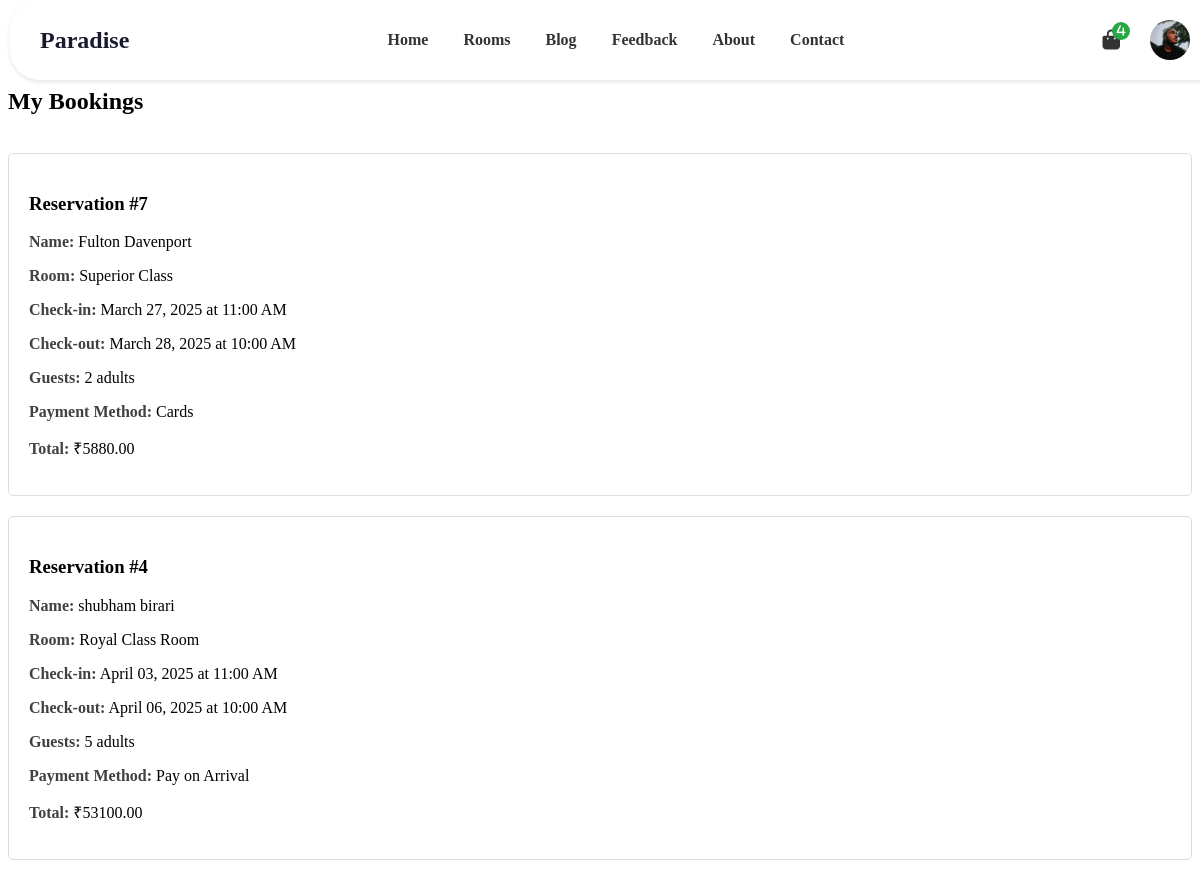
/my-bookings/ (signed in, upper part), run on an earlier commit of the app's database.
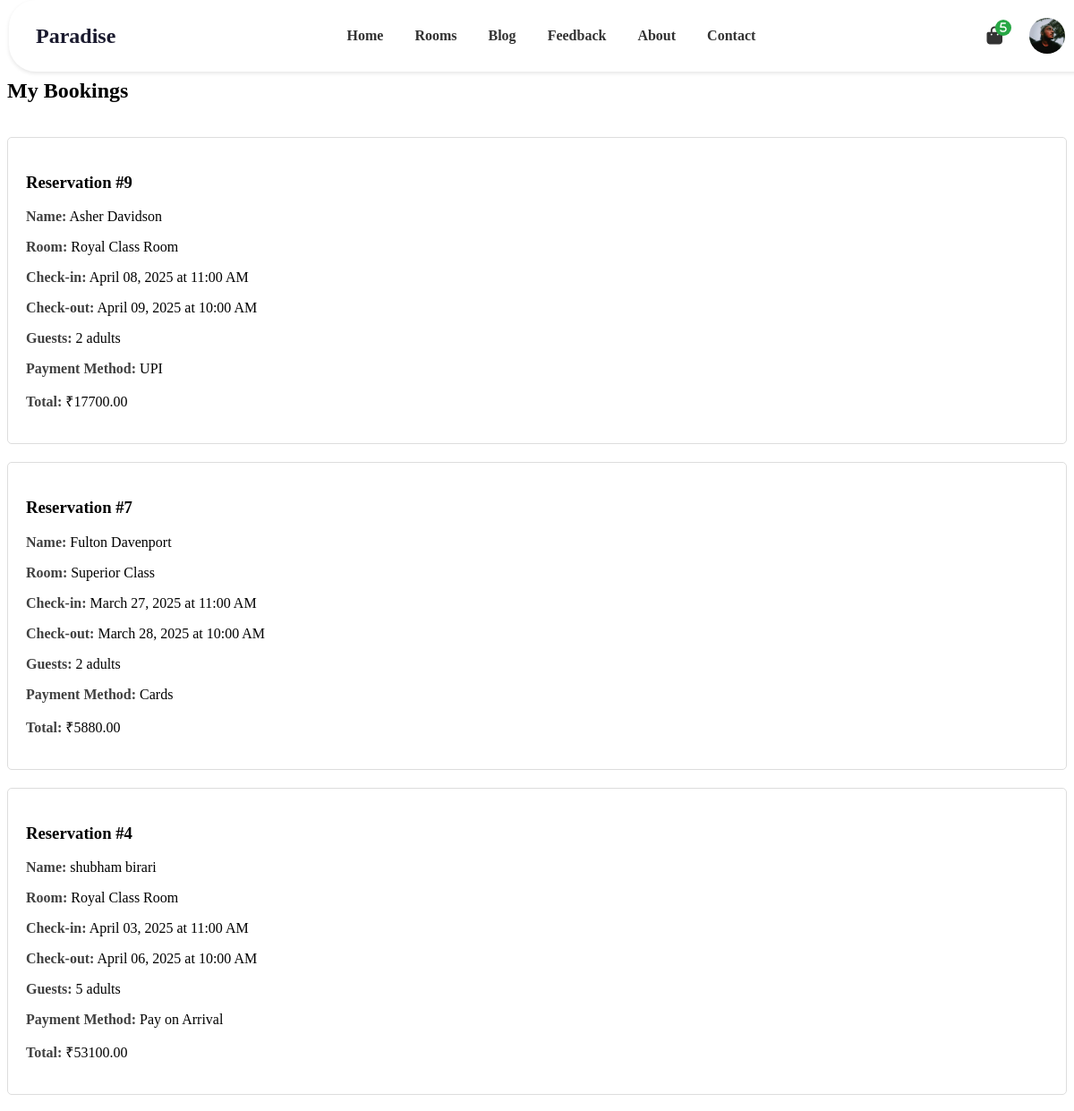
And on a later commit of the database.
### accounts/models.py (models this page shows, shortened)
class Profile(models.Model):
    user = models.OneToOneField(User, on_delete=models.CASCADE)
    phone_number = models.CharField(max_length=10, blank=True, null=True)
    profile_picture = models.ImageField(upload_to='profile_pics/', blank=True, null=True)

### rooms/models.py (models this page shows, shortened)
class Reservation(models.Model):
    room = models.ForeignKey(Room, on_delete=models.CASCADE)
    check_in_date = models.DateField()
    check_out_date = models.DateField()
    adults = models.PositiveIntegerField()
    created_at = models.DateTimeField(auto_now_add=True)
    user = models.ForeignKey(User, on_delete=models.SET_NULL, null=True, blank=True)
    first_name = models.CharField(max_length=100, null=True, blank=True)
    last_name = models.CharField(max_length=100, null=True, blank=True)
    email = models.EmailField(null=True, blank=True)
    phone = models.CharField(max_length=15, null=True, blank=True)
    address = models.CharField(max_length=200 ,null=True, blank=True)
    city = models.CharField(max_length=100, null=True, blank=True)
    state = models.CharField(max_length=100, null=True, blank=True)
    postcode = models.CharField(max_length=20, null=True, blank=True)
    adhar_id = models.CharField(max_length=20, null=True, blank=True)
    note = models.TextField(blank=True)  # Already optional
    payment_method = models.CharField(
        max_length=20,
        choices=[('pay_on_arrival', 'Pay on Arrival'), ('upi', 'UPI'), ('cards', 'Cards')],
        null=False,  # Optional for now
        blank=False,
        default='pay_on_arrival',
    )
    subtotal = models.DecimalField(max_digits=10, decimal_places=2, default=0.00)
    gst = models.DecimalField(max_digits=10, decimal_places=2, default=0.00)
    total = models.DecimalField(max_digits=10, decimal_places=2, default=0.00)
    coupon = models.ForeignKey(Coupon, on_delete=models.SET_NULL, null=True, blank=True)
    discount_applied = models.DecimalField(max_digits=10, decimal_places=2, default=0.00)

class Room(models.Model):
    SIZE_CHOICES = (
        ('S', 'Single Bedroom'),
        ('D', 'Double Bedroom'),
        ('T', 'Triple Bedroom'),
    )
    name = models.CharField(max_length=100)
    category = models.ForeignKey(RoomCategory, on_delete=models.SET_NULL, null=True)
    capacity = models.PositiveIntegerField()
    size = models.CharField(max_length=1, choices=SIZE_CHOICES)
    description = models.TextField()
    price = models.DecimalField(max_digits=10, decimal_places=2)
    image = models.ImageField(upload_to='rooms/', blank=True, null=True)
    objects = RoomManager()

### rooms/views.py (the view)
# urls.py: path('my-bookings/', views.my_bookings, name='my_bookings'),
@login_required
def my_bookings(request):
    bookings = Reservation.objects.filter(user=request.user).order_by('-created_at')
    context = {'bookings': bookings}
    return render(request, 'rooms/mybookings.html', context)

### footer/context_processors.py (called while the page is built)
def footer_text(request):
    footer_obj = FooterText.objects.first()  # Get the first entry
    return {'footer_text_obj': footer_obj}

### rooms/context_processors.py (called while the page is built)
def booking_count(request):
    if request.user.is_authenticated:
        count = Reservation.objects.filter(user=request.user).count()
    else:
        count = 0
    return {'booking_count': count}

### templates/rooms/mybookings.html (shortened to what this page needs)
<html lang="en-US" >
<head>
    <link media="all"
        href="https://kinsley.bslthemes.com/wp-content/cache/autoptimize/1/css/autoptimize_86433fa97a80a986cad08803f18701d2.css"
        rel="stylesheet">
    <link media="only screen and (max-width: 768px)"
        href="https://kinsley.bslthemes.com/wp-content/cache/autoptimize/1/css/autoptimize_41f59b21c4bbf5bf8ff4257643b4a543.css"
        rel="stylesheet">
    {% load static %}
    <link rel="stylesheet" id="bslthms-advanced-btns-style-css"
        href="https://bslthemes.com/bslthms-advanced-btns/assets/style.css" type="text/css" media="all">
    <link rel="stylesheet" id="mphb-kbwood-datepick-css-css"
        href="https://kinsley.bslthemes.com/wp-content/cache/autoptimize/1/css/autoptimize_single_c72a62925997a10f520b96d14652edde.css"
        type="text/css" media="all">
    <link rel="stylesheet" id="elementor-post-5762-css"
        href="https://kinsley.bslthemes.com/wp-content/cache/autoptimize/1/css/autoptimize_single_54b486a773dc1fff1726e27ba12fa9c9.css"
        type="text/css" media="all">
    <link rel="stylesheet" id="elementor-post-9-css"
        href="https://kinsley.bslthemes.com/wp-content/cache/autoptimize/1/css/autoptimize_single_7d81b387e4ac0890cded7d9e00a15169.css"
        type="text/css" media="all">
</head>
<body>
    {% include 'navbar.html' %}
    <div class="knsl-app">
        <div id="post-9" class="post-9 page type-page status-publish hentry">
            <div data-elementor-type="wp-page" data-elementor-id="9" class="elementor elementor-9">
                <section class="elementor-section elementor-top-section elementor-element elementor-element-35098dab elementor-section-boxed elementor-section-height-default elementor-section-height-default" data-id="35098dab" data-element_type="section">
                    <div class="elementor-container elementor-column-gap-default">
                        <div class="elementor-column elementor-col-100 elementor-top-column elementor-element elementor-element-48d7eda8" data-id="48d7eda8" data-element_type="column">
                            <div class="elementor-widget-wrap elementor-element-populated">
                                <div class="elementor-element elementor-element-57346c9f elementor-widget elementor-widget-shortcode" data-id="57346c9f" data-element_type="widget" data-widget_type="shortcode.default">
                                    <div class="elementor-widget-container">
                                        <div class="elementor-shortcode">
                                            <div class="mphb_sc_checkout-wrapper">
                                                <h1>My Bookings</h1>
                                                <br>
                                                {% if bookings %}
                                                    {% for booking in bookings %}
                                                        <section class="mphb-checkout-section" style="border: 1px solid #ddd; padding: 20px; margin-bottom: 20px; border-radius: 5px;">
                                                            <h3>Reservation #{{ booking.id }}</h3>
                                                            <p><strong style="color: #414141;">Name:</strong> {{ booking.first_name }} {{ booking.last_name }}</p>
                                                            <p><strong style="color: #414141;">Room:</strong> {{ booking.room.name }}</p>
                                                            <p><strong style="color: #414141;">Check-in:</strong> {{ booking.check_in_date|date:"F d, Y" }} at 11:00 AM</p>
                                                            <p><strong style="color: #414141;">Check-out:</strong> {{ booking.check_out_date|date:"F d, Y" }} at 10:00 AM</p>
                                                            <p><strong style="color: #414141;">Guests:</strong> {{ booking.adults }} adult{{ booking.adults|pluralize }}</p>
                                                            <p><strong style="color: #414141;">Payment Method:</strong> {{ booking.get_payment_method_display }} </p>
                                                            <p><strong style="color: #414141;">Total:</strong> ₹{{ booking.total }}</p>
                                                        </section>
                                                    {% endfor %}
                                                {% else %}
                                                    <p>You have no bookings.</p>
                                                {% endif %}
                                            </div>
                                        </div>
                                    </div>
                                </div>
                            </div>
                        </div>
                    </div>
                </section>
            </div>
        </div>
    </div>
    {% include 'footer.html' %}
</body>
</html>

### templates/navbar.html (shortened to what this page needs)
{% load static %}
<link rel="stylesheet" href="https://cdnjs.cloudflare.com/ajax/libs/font-awesome/6.7.2/css/all.min.css" />
<nav style="position: fixed; top: 0px; left: 10px; display: flex; justify-content: space-between; align-items: center; padding: 0px 30px; background-color: white; z-index: 99; width: 100%; height: 80px; box-shadow: 0 2px 4px rgba(0, 0, 0, 0.1); border-radius: 30px 30px 30px 30px;">
    <a href="{% url 'home' %}" style="text-decoration: none; font-size: 24px; font-weight: bold; color: #1a1a2e;">Paradise </a>
    <div class="menu" style="display: flex; gap: 35px;">
        <a href="{% url 'home' %}" style="text-decoration: none; color: #333; font-size: 16px; font-weight: 600; transition: color 0.3s ease;">Home</a>
        <a href="{% url 'rooms:room_list' %}" style="text-decoration: none; color: #333; font-size: 16px; font-weight: 600; transition: color 0.3s ease;">Rooms</a>
        <a href="{% url 'blog:blog_list' %}" style="text-decoration: none; color: #333; font-size: 16px; font-weight: 600; transition: color 0.3s ease;">Blog</a>
        <a href="{% url 'feedback:feedback_list' %}" style="text-decoration: none; color: #333; font-size: 16px; font-weight: 600; transition: color 0.3s ease;">Feedback</a>
        <a href="{% url 'about' %}" style="text-decoration: none; color: #333; font-size: 16px; font-weight: 600; transition: color 0.3s ease;">About</a>
        <a href="{% url 'contact:contact_us' %}" style="text-decoration: none; color: #333; font-size: 16px; font-weight: 600; transition: color 0.3s ease;">Contact</a>
    </div>
    <div style="display: flex; align-items: center; gap: 15px; margin-right: 50px;">
        <a href="{% url 'rooms:my_bookings' %}">
            <i class="fas fa-shopping-bag" style="font-size: 20px; color: #333; position: relative;">
                <span style="position: absolute; top: -8px; right: -10px; background-color: #28A745; color: white; font-size: 12px; font-weight: bold; border-radius: 50%; width: 18px; height: 18px; display: flex; justify-content: center; align-items: center;">{{ booking_count }}</span>
            </i>
        </a>
        <br>
        {% if user.is_authenticated %}
            <a href="{% url 'accounts:profile' %}">
                <img src="{% if user.profile.profile_picture %}{{ user.profile.profile_picture.url }}{% else %}{% static 'images/profile_placeholder.jpg' %}{% endif %}" alt="Profile Picture" style="width: 40px; height: 40px; border-radius: 50%; object-fit: cover; cursor: pointer; transition: transform 0.2s ease;">
            </a>
        {% else %}
            <a href="{% url 'accounts:login_page' %}">
                <img src="{% static 'images/profile_placeholder.jpg' %}" alt="Login" style="width: 40px; height: 40px; border-radius: 50%; object-fit: cover; cursor: pointer; transition: transform 0.2s ease;">
            </a>
        {% endif %}
    </div>
</nav>

### templates/footer.html (shortened to what this page needs)
{% load static %}
<link rel="stylesheet" href="{% static 'footer.css' %}">

### templates/navbar.html (style rules this page uses)
body { padding-top: 80px !important; }

What changed in the data, as far as the page shows it:
added Reservation: id "9", first_name "Asher", last_name "Davidson", room.name "Royal Class Room", check_in_date "April 08, 2025", check_out_date "April 09, 2025", adults "2", payment_method "UPI", total "17700.00"
Also different on the page:
{{ booking_count }}: "4" → "5"
